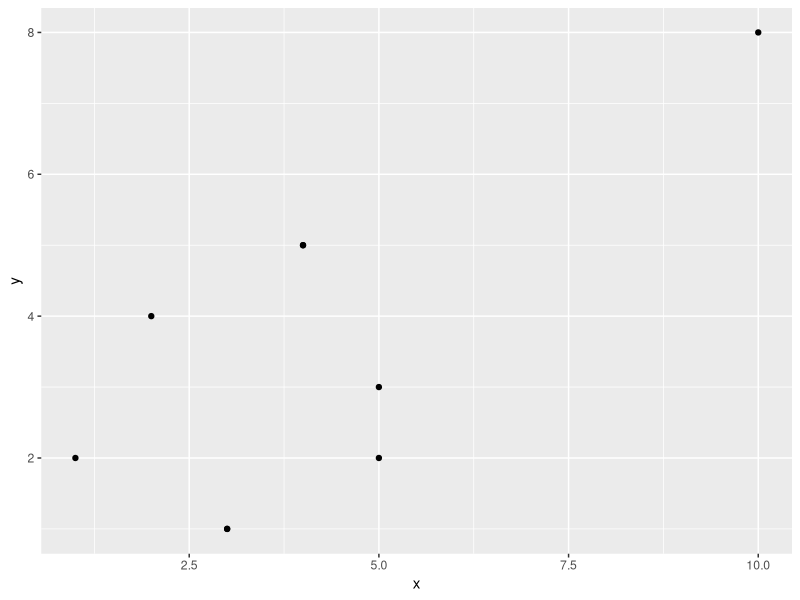
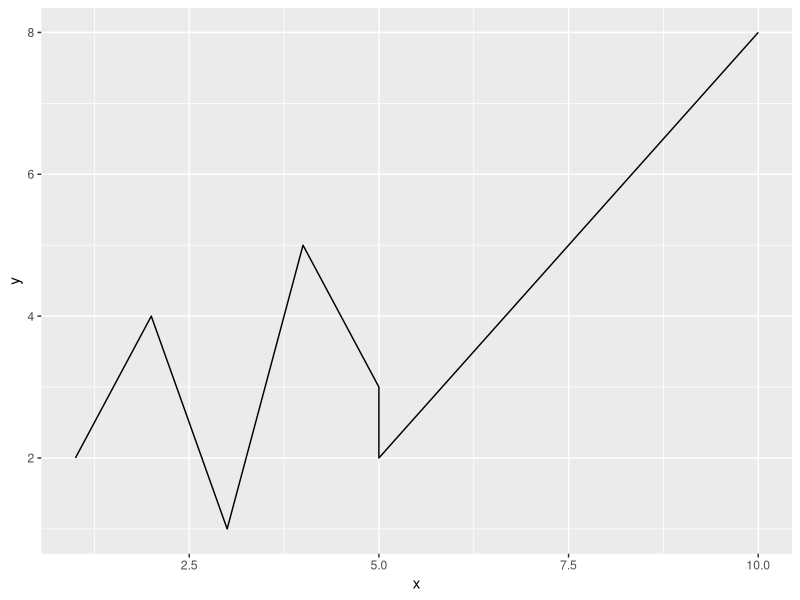

Write R code to recreate these figures, in order.
install.packages("tidyverse")
library(tidyverse)

# Create a data frame
my_data <- data.frame(
  x = c(1, 2, 3, 4, 5, 10, 3, 4, 5),
  y = c(2, 4, 1, 5, 3, 8, 1, 5, 2)
)

# Create a scatter plot
ggplot(data = my_data, aes(x = x, y = y)) +
  geom_point()

# Create a line plot
ggplot(data = my_data, aes(x = x, y = y)) +
  geom_line()

